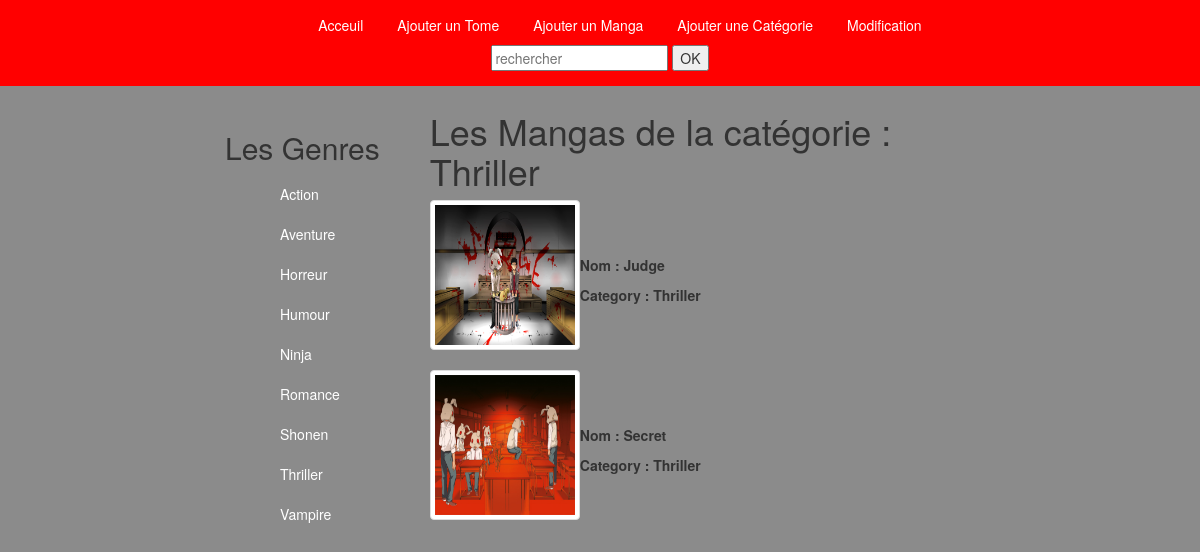
Page /index.php?action=selectCategory&id=2 on the committed database.
### tables this page shows
CREATE TABLE `category` (
  `ID` int(11) NOT NULL,
  `category` varchar(255) NOT NULL
);

CREATE TABLE `manga` (
  `ID` int(11) NOT NULL,
  `name` varchar(255) NOT NULL,
  `picture` varchar(255) NOT NULL,
  `category` int(11) NOT NULL
);

### model/ViewManager.php (called while the page is built, shortened)
<?php
class ViewManager extends Manager{
	public function category(){
		$db = $this->dbConnect();
		$req = $db->query('SELECT * FROM category ORDER BY category');
		return $req;
	}
	public function displayCategory($categoryID){
		$db = $this->dbConnect();
		$req = $db->prepare('SELECT * FROM manga WHERE category = ? ORDER BY name');
		$req->execute(array($categoryID));
		return $req;
	}
	public function nameCategory($ID){
		$db = $this->dbConnect();
		$req = $db->prepare('SELECT category FROM category WHERE ID = ?');
		$req->execute(array($ID));
		$name = $req->fetch();
		return $name;
	}
}

### controller/frontend.php (called while the page is built, shortened)
<?php
require_once('model/ViewManager.php');
function selectCategory(){
	$viewManager = new ViewManager();
	$selectCategory = $viewManager->displayCategory($_GET['id']);
	$category = $viewManager->category();
	require ('view/frontend/categoryView.php');
}
function nameCategory($ID){
	$viewManager = new ViewManager();
	$name = $viewManager->nameCategory($ID);
	return $name;
}

### view/frontend/categoryView.php (the view, shortened to what this page needs)
<?php
while ($data = $category->fetch()){
	?>
	<li><a href="index.php?action=selectCategory&amp;id=<?= $data['ID'] ?>"><?= $data['category'] ?></a></li>
	<?php
}
?>
<h1>Les Mangas de la catégorie : <?php $nameCategory = nameCategory($_GET['id']); echo $nameCategory['category']; ?></h1>
<table>
	<?php
	while ($data = $selectCategory->fetch()){
		$name = nameCategory($data['category']);
		?>
		<tr>
			<th><a href="index.php?action=tome&amp;id=<?= $data['ID'] ?>"><img src="public/image/<?= $data['picture'] ?>" class="thumbnail"></a></th>
			<th>
				<p>Nom : <?= $data['name']; ?></p>
				<p>Category : <?= $name['category']; ?></p>
			</th>
		</tr>
		<?php
	}
	?>
</table>
<?php require('template.php'); ?>

### public/css/style.css (style rules this page uses)
body { background: #8b8b8b !important; }
#menu li { list-style-type: none; padding: 10px 0; }
#menu li a { color: #fff; text-decoration: none; padding: 15px; border-radius: 5px; }
.thumbnail { width: 150px; height: 150px; }

### rows in the picture
category: category "Action"
category: category "Aventure"
category: category "Horreur"
category: category "Humour"
category: category "Ninja"
category: category "Romance"
category: category "Shonen"
category: category "Thriller"
category: category "Vampire"
manga: picture (picture), name "Judge", category.category "Thriller"
manga: picture (picture), name "Secret", category.category "Thriller"
